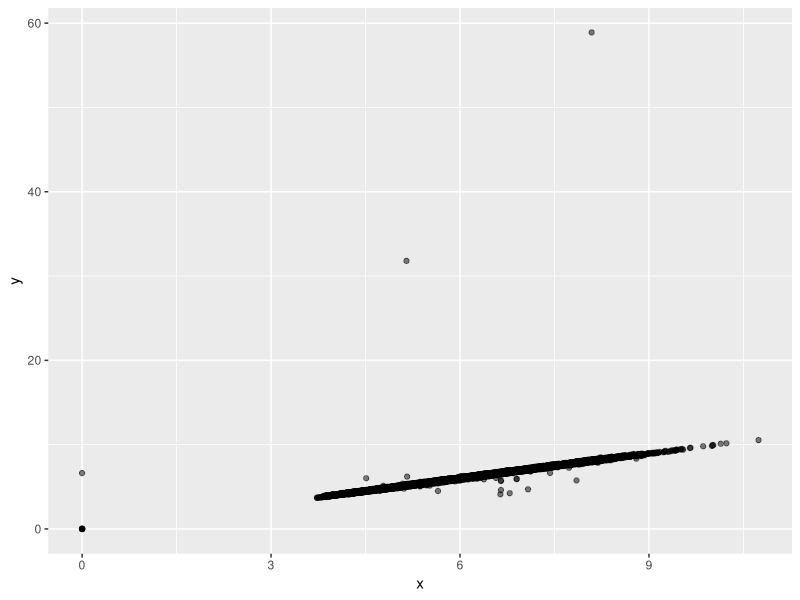
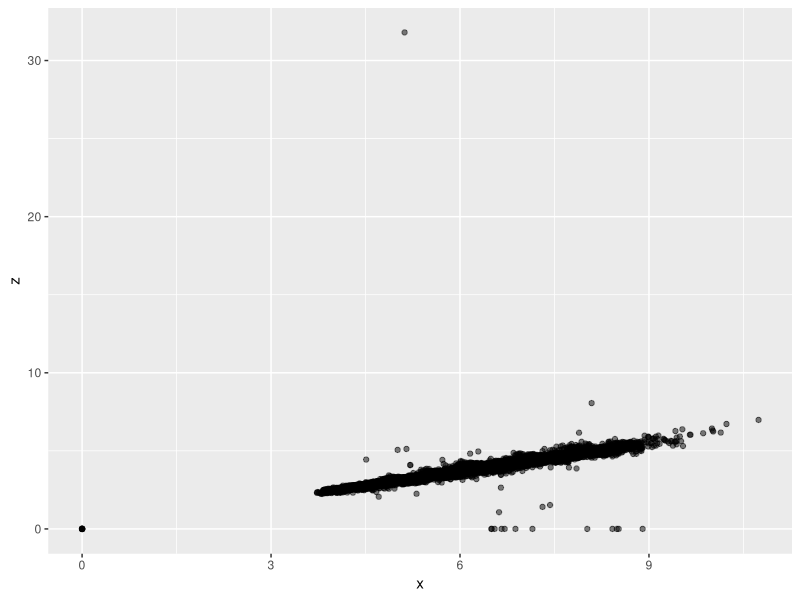
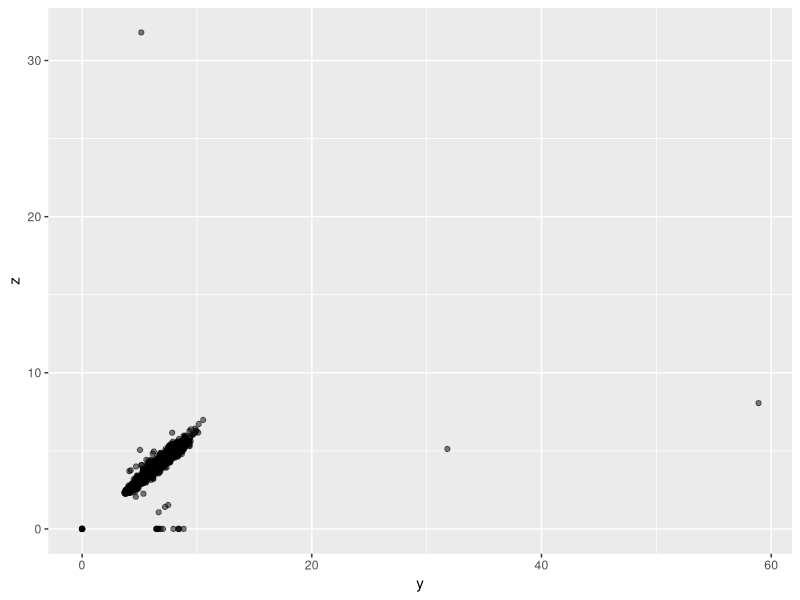
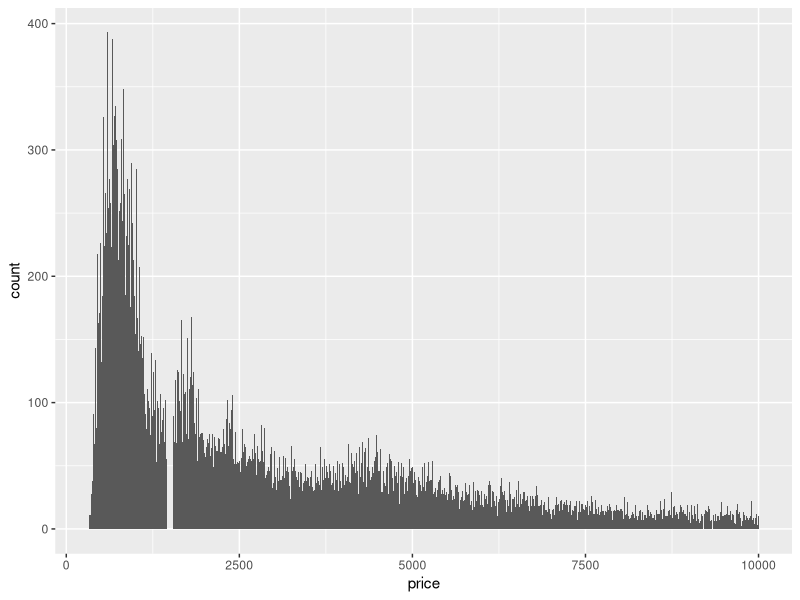
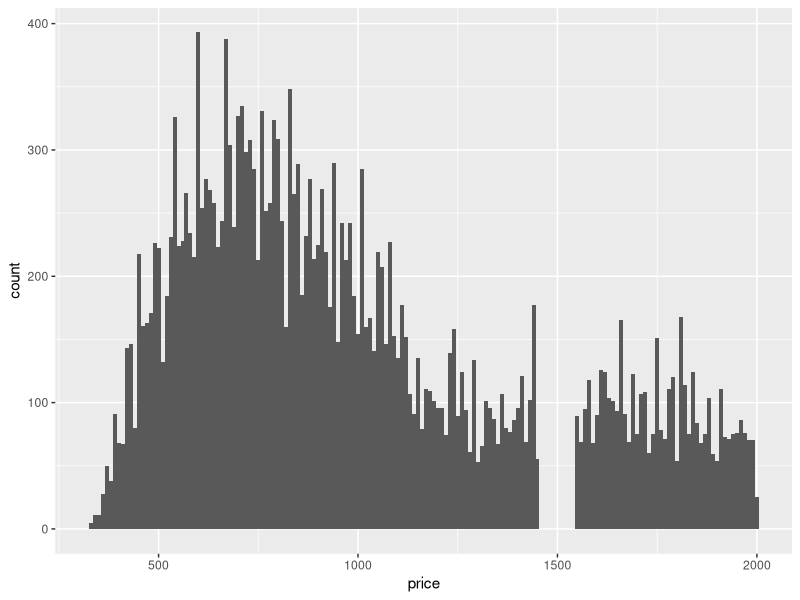
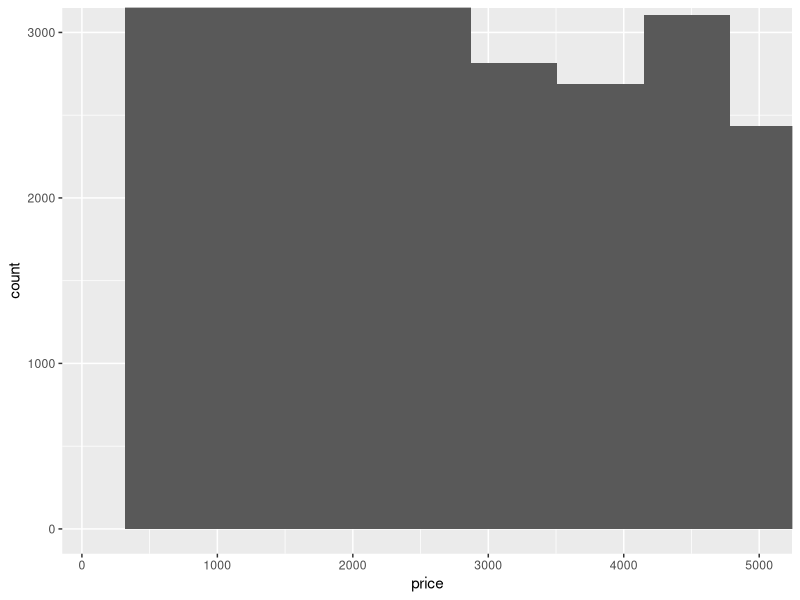
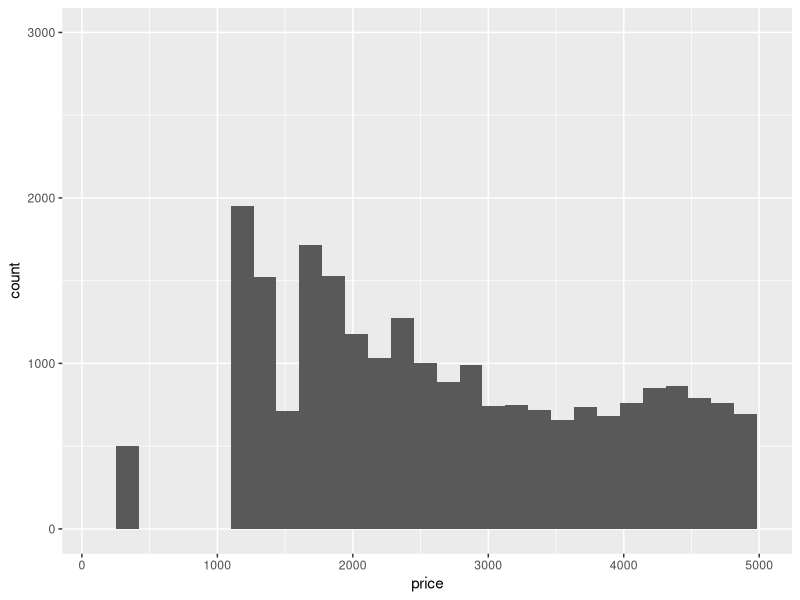

Write the R code that produced these figures, in order.
## ---- chunk 1
knitr::opts_chunk$set(message=FALSE,warning=FALSE, cache=TRUE)
library(kableExtra)
options(knitr.table.format = "latex")
## ---- chunk 2
library(tidyverse)
summary(select(diamonds, x, y, z))
## ---- chunk 3
diamonds %>% arrange(desc(x)) %>% top_n(5)
diamonds %>% arrange(desc(y)) %>% top_n(5)
diamonds %>% arrange(desc(z)) %>% top_n(5)
## ---- chunk 4
ggplot(diamonds, aes(x = x, y = y)) +
  geom_point(alpha = 0.5)
ggplot(diamonds, aes(x = x, y = z)) +
  geom_point(alpha = 0.5)
ggplot(diamonds, aes(x = y, y = z)) +
  geom_point(alpha = 0.5)
## ---- chunk 5
ggplot(filter(diamonds, price < 10000), aes(x = price)) +
  geom_histogram(binwidth = 10, center = 0)
## ---- chunk 6
ggplot(filter(diamonds, price < 2000), aes(x = price)) +
  geom_histogram(binwidth = 10, center = 0)
## ---- chunk 7
diamonds %>%
  filter(carat >= 0.99, carat <= 1) %>%
  count(carat)
## ---- chunk 8
ggplot(diamonds) +
  geom_histogram(mapping = aes(x = price)) +
  coord_cartesian(xlim = c(100, 5000), ylim = c(0, 3000))

ggplot(diamonds) +
  geom_histogram(mapping = aes(x = price)) +
  xlim(100, 5000) +
  ylim(0, 3000)
